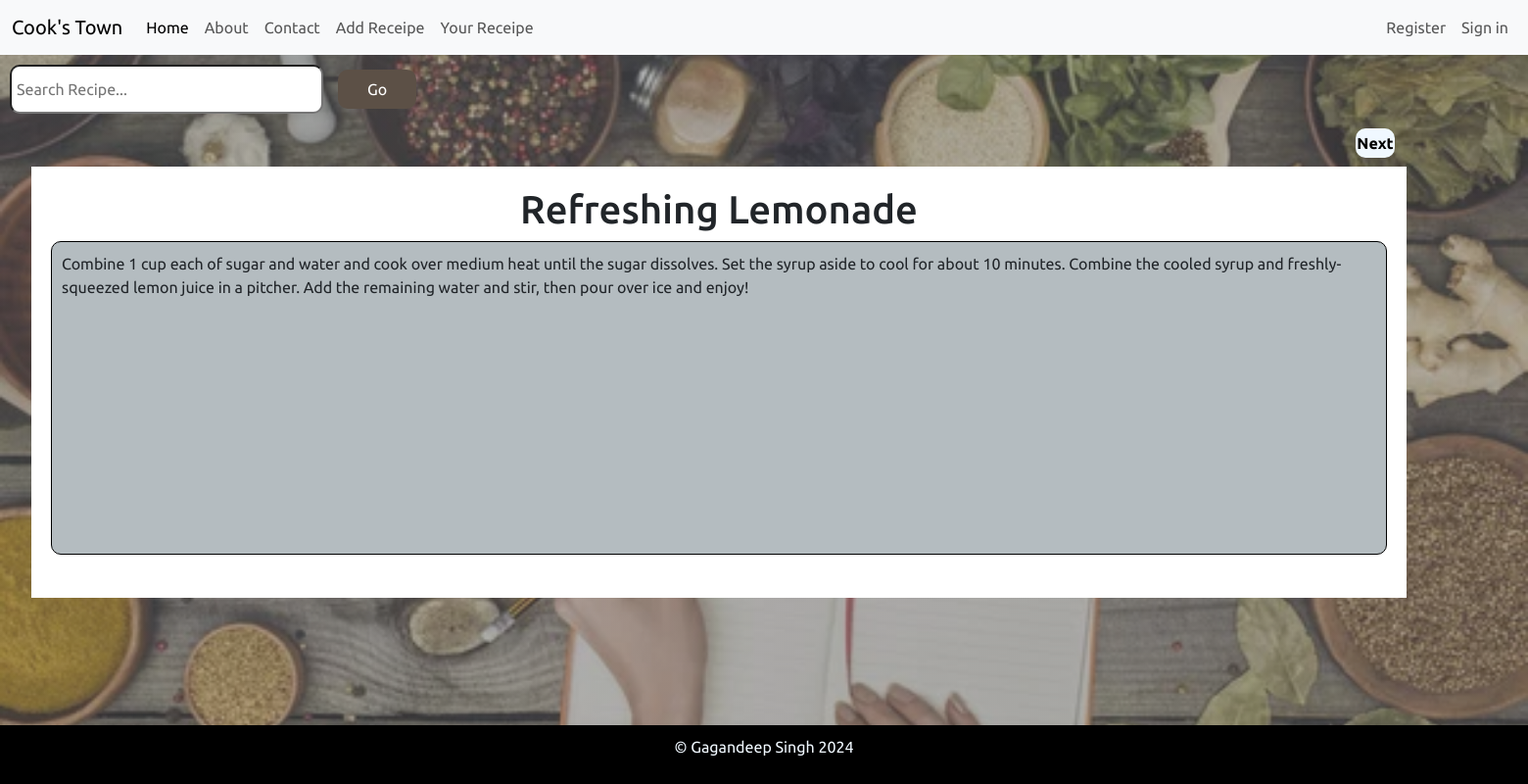
The app's page /php/home.php?title=Refreshing+Lemonade&user=user_02@gmail.com (signed in) with its own data.
### tables this page shows
CREATE TABLE `content` (
  `id` int(11) NOT NULL,
  `email_id` varchar(50) NOT NULL,
  `date` date NOT NULL,
  `title` varchar(100) NOT NULL,
  `recipes` mediumtext DEFAULT NULL,
  `likes` int(11) DEFAULT NULL
);

### php/home.php (the view, shortened to what this page needs)
<?php
include_once "../includes/header.php";
include_once "../db/conn.php";
$title = isset($_GET['title']) ? htmlspecialchars($_GET['title']) : 'Default';
$user = isset($_GET['user']) ? htmlspecialchars($_GET['user']) : 'Default';
$search = isset($_GET['search']) ? htmlspecialchars($_GET['search']) : '';
if (isset($_GET['next'])) {
    $current_id = isset($_SESSION['current_id']) ? $_SESSION['current_id'] : 0;
    $sql = "SELECT * FROM content WHERE id > $current_id ORDER BY id ASC LIMIT 1";
    $result = mysqli_query($conn, $sql);
    if ($result && mysqli_num_rows($result) > 0) {
        $row = mysqli_fetch_assoc($result);
        $heading = $row["title"];
        $recipe = $row["recipes"];
        $_SESSION['current_id'] = $row['id'];
    } else {
        $sql = "SELECT * FROM content ORDER BY id ASC LIMIT 1";
        $result = mysqli_query($conn, $sql);
        if ($result && mysqli_num_rows($result) > 0) {
            $row = mysqli_fetch_assoc($result);
            $heading = $row["title"];
            $recipe = $row["recipes"];
            $_SESSION['current_id'] = $row['id'];
        } else {
            $heading = "No data available.";
            $recipe = "";
        }
    }
} else {
    $sql = "SELECT * FROM content WHERE email_id='$user' AND title='$title'";
    $result = mysqli_query($conn, $sql);
    if ($result && mysqli_num_rows($result) > 0) {
        $row = mysqli_fetch_assoc($result);
        $heading = $row["title"];
        $recipe = $row["recipes"];
    } else {
        $heading = "No data available.";
        $recipe = "";
    }
}
?>
    <form class="search-container" method="GET" action="">
        <input type="text" name="search" placeholder="Search Recipe..." class="search-input">
        <button type="submit" class="search-button">Go</button>
    </form>
<div class="f">
    <button class="like-button" onclick="location.href='?next=true'">
       Next
    </button>
</div>
<div class="main1-container">
    <?php echo "<h1>$heading</h1>";
          echo "<p>$recipe</p>"; ?>
</div>
<?php
include_once "../includes/footer.php";
?>

### css/style.css (style rules this page uses)
body { font-family: "Ubuntu", sans-serif; background: linear-gradient(rgba(98, 100, 102, 0.5), rgba(98, 100, 102, 0.5)), url("/assets/bg-image.jpg"); background-size: cover; background-repeat: no-repeat; background-attachment: fixed; }
.search-container { margin: 10px; display: flex; gap: 10px; justify-content: flex-end; }
.search-input { padding: 5px; font-size: 16px; width: 40vh; border-radius: 10px; height: 50px; }
.search-button { margin-left: 5px; padding: 5px 10px; font-size: 16px; width: 5em; border-radius: 10px; overflow: hidden; white-space: nowrap; text-overflow: ellipsis; }
.main1-container { padding: 20px; background-color: white; margin: 2em; width: 90%; height: 55vh; text-align: center; margin-top: 0; }
.main1-container > p { background-color: #b4bcc0; border: 1px solid black; border-radius: 10px; height: 80%; text-align: left; padding: 10px; overflow-y: auto; }
.like-button { border-radius: 10px; height: 30px; width: 40px; padding: 2px; overflow: hidden; display: flex; justify-content: center; align-items: center; background-color: aliceblue; color: black; font-weight: bold; }
.f { margin-bottom: 4px; display: flex; width: 180%; justify-content: flex-end; }

### css/contact.css (style rules this page uses)
button { width: 50%; padding: 10px; background-color: #5c5046; color: white; border: none; border-radius: 5px; font-size: 1em; display: block; margin: 5px auto; }

### records on screen
content: title "Refreshing Lemonade", recipes "Combine 1 cup each of sugar and water and cook over medium heat until the sugar dissolves. Set the syrup aside to cool for about 10 minutes. Combine the cooled syrup and freshly-squeezed lemon juice in a pitcher. Add the remaining water and stir, then pour over ice and enjoy!"
